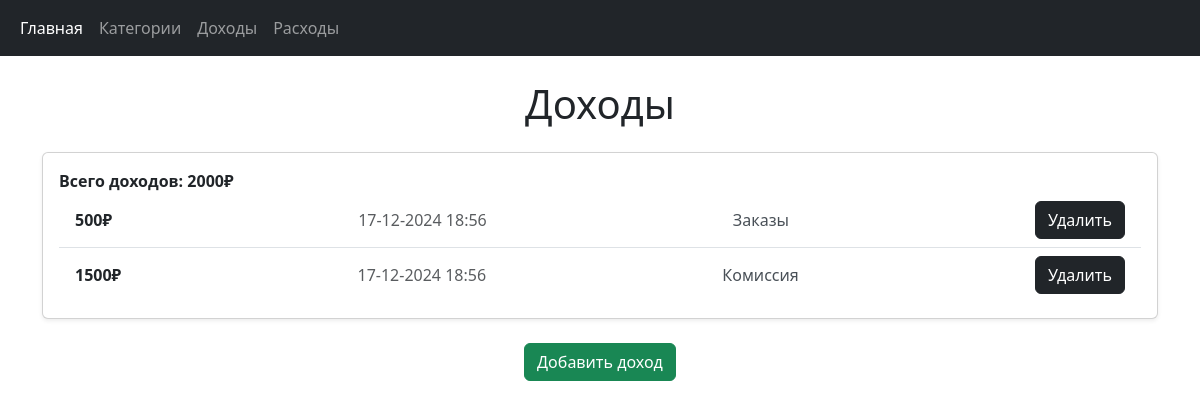
Page /income on the earlier database version.
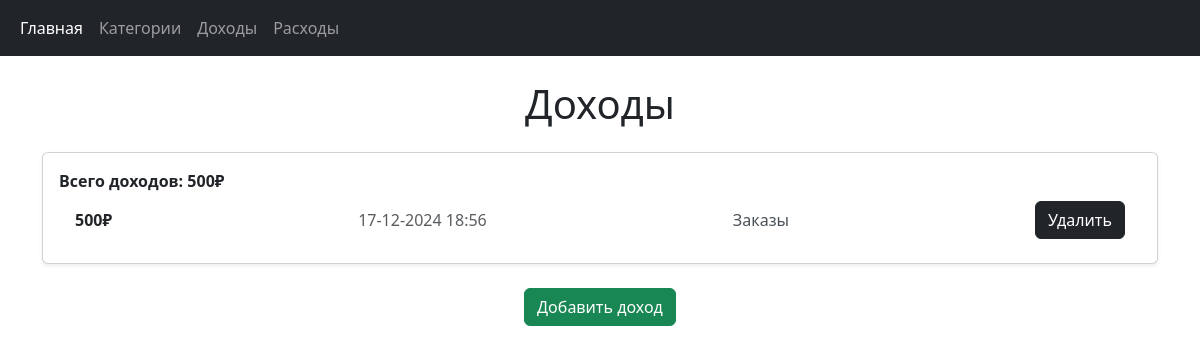
Same page on the later database version.
### dashboard/models.py (models this page shows, shortened)
class Income(models.Model):
    category = models.ForeignKey(
        Category,
        on_delete=models.CASCADE,
        related_name="incomes",
        verbose_name="Категория",
    )
    amount = models.IntegerField()
    date = models.DateTimeField(auto_now_add=True)

class Category(models.Model):
    title = models.CharField(max_length=255)

### dashboard/views.py (the view)
# urls.py: path("income", income_view, name="income_view"),
def income_view(request):
    incomes = Income.objects.all()
    sum_inc = Income.objects.aggregate(total_inc=Sum("amount"))
    total_inc = sum_inc["total_inc"]
    context = {
        "incomes": incomes,
        "total_inc": total_inc,
    }
    return render(request, "income.html", context)

### templates/income.html (shortened to what this page needs)
{% extends "base.html" %}
{% block content %}
<h1 class="text-center my-4">Доходы</h1>
<div class="card shadow-sm">
    <div class="card-body">
        <ul class="list-group list-group-flush">
            <span class="fw-bold">Всего доходов: {{ total_inc }}₽</span>
            {% for income in incomes %}
            <li class="list-group-item d-flex justify-content-between align-items-center">
                <span class="fw-bold">{{ income.amount }}₽</span>
                <span class="text-muted">{{ income.date|date:"d-m-Y H:i" }}</span>
                <span class="text-light-emphasis">{{ income.category.title }}</span>
                <form method="POST" action="{% url 'income_del' income.id %}">
                    <button type="submit" class="btn btn-dark">Удалить</button>
                </form>
            </li>
            {% endfor %}
        </ul>
    </div>
</div>
<div class="text-center mt-4">
    <a href="/income/add" class="btn btn-success">Добавить доход</a>
</div>
{% endblock %}

Differences in the rows shown:
removed Income: amount "1500", date "17-12-2024 18:56", category "Комиссия"
Other differences:
{{ total_inc }}: "2000" → "500"
